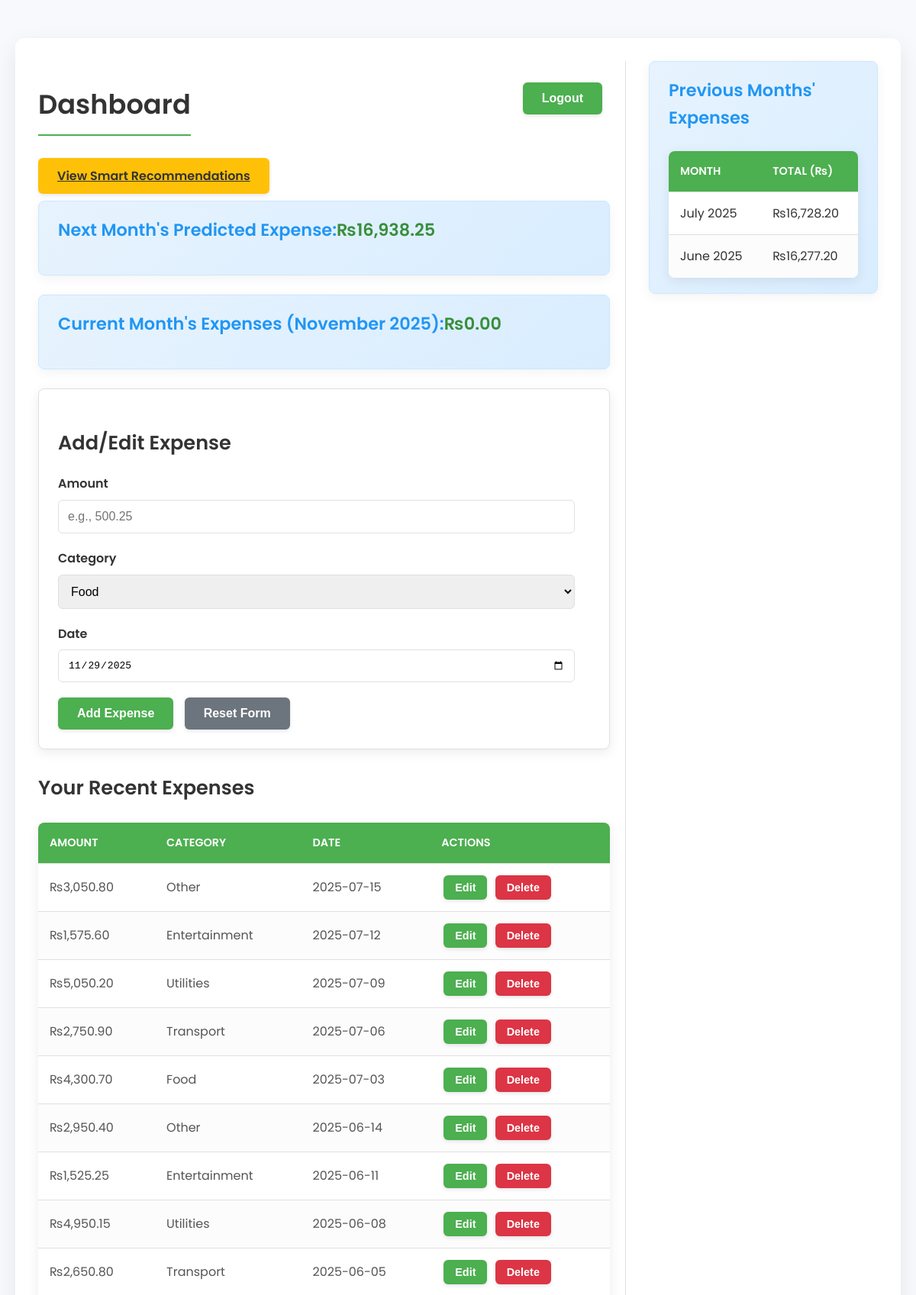
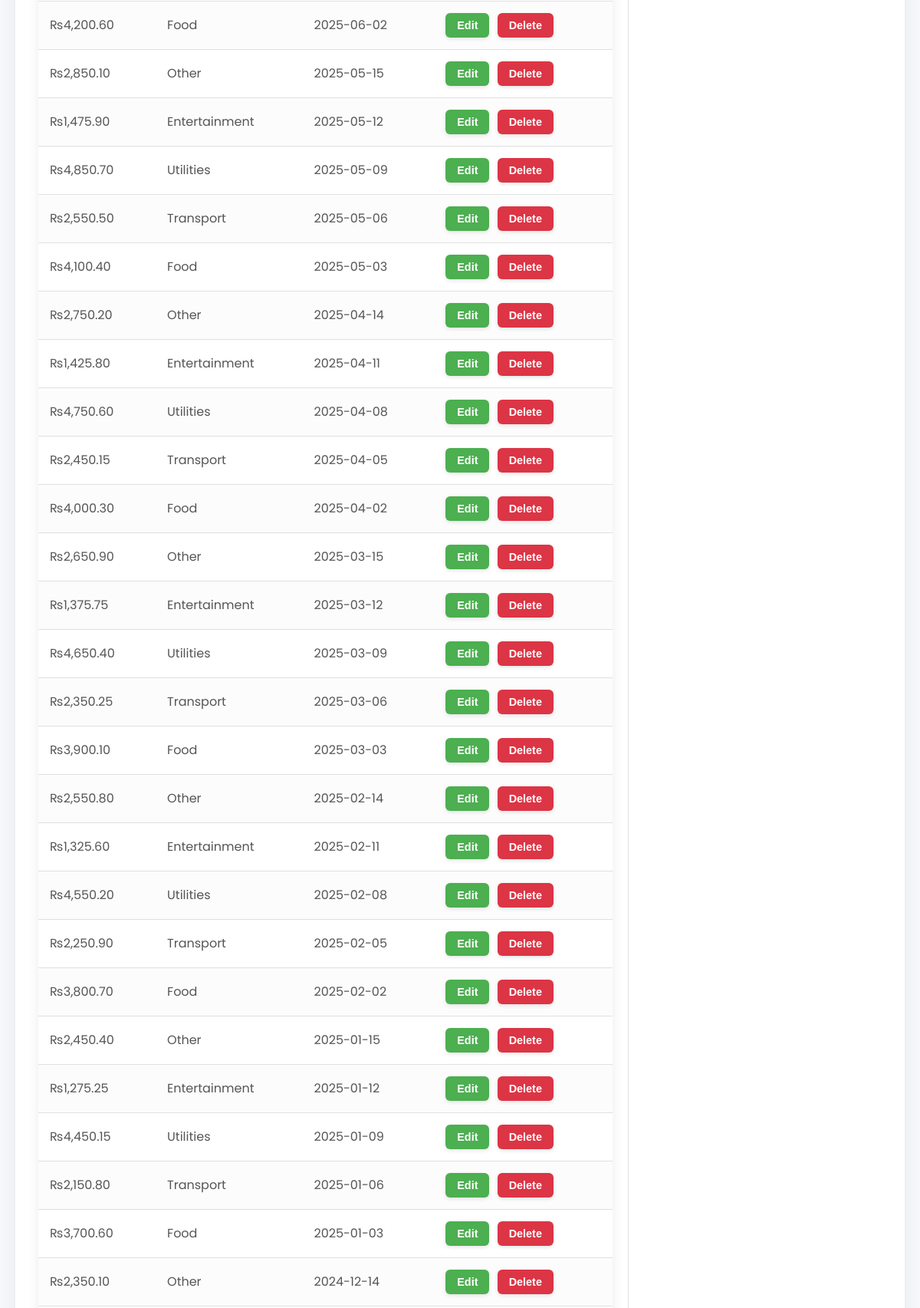
Page /user/dashboard.php (signed in, upper part) on the committed database (2 pictures, top to bottom).
### tables this page shows
CREATE TABLE `expenses` (
  `id` int(11) NOT NULL,
  `user_id` int(11) DEFAULT NULL,
  `amount` decimal(10,2) NOT NULL,
  `category` varchar(50) NOT NULL,
  `expense_date` date NOT NULL,
  `created_at` timestamp NOT NULL DEFAULT current_timestamp()
);

### user/dashboard.php (the view, shortened to what this page needs)
<?php
require_once '../includes/db_config.php';
function predictNextMonth($conn, $user_id) {
    $stmt = $conn->prepare("SELECT YEAR(expense_date) as year, MONTH(expense_date) as month, SUM(amount) as total
                            FROM expenses
                            WHERE user_id = ?
                            GROUP BY YEAR(expense_date), MONTH(expense_date)
                            ORDER BY year, month");
    $stmt->execute([$user_id]);
    $monthly_expenses = $stmt->fetchAll(PDO::FETCH_ASSOC);
    $x = array_map(function($i) { return $i; }, range(1, count($monthly_expenses)));
    $y = array_column($monthly_expenses, 'total');
    $n = count($x);
    $sum_x = array_sum($x);
    $sum_y = array_sum($y);
    $sum_xy = 0;
    $sum_xx = 0;
    for ($i = 0; $i < $n; $i++) {
        $sum_xy += $x[$i] * $y[$i];
        $sum_xx += $x[$i] * $x[$i];
    }
    $slope = ($n * $sum_xy - $sum_x * $sum_y) / ($n * $sum_xx - $sum_x * $sum_x);
    $intercept = ($sum_y - $slope * $sum_x) / $n;
    return round($slope * ($n + 1) + $intercept, 2);
}
$user_id = $_SESSION['user_id'];
$stmt = $conn->prepare("SELECT * FROM expenses WHERE user_id = ? ORDER BY expense_date DESC");
$stmt->execute([$user_id]);
$expenses = $stmt->fetchAll(PDO::FETCH_ASSOC);
$current_month = date('Y-m');
$stmt = $conn->prepare("SELECT SUM(amount) as total FROM expenses WHERE user_id = ? AND DATE_FORMAT(expense_date, '%Y-%m') = ?");
$stmt->execute([$user_id, $current_month]);
$current_month_total = $stmt->fetchColumn() ?: 0;
$stmt = $conn->prepare("SELECT YEAR(expense_date) as year, MONTH(expense_date) as month, SUM(amount) as total
                         FROM expenses
                         WHERE user_id = ? AND DATE_FORMAT(expense_date, '%Y-%m') < ?
                         GROUP BY YEAR(expense_date), MONTH(expense_date)
                         ORDER BY year DESC, month DESC
                         LIMIT 2");
$stmt->execute([$user_id, $current_month]);
$previous_months = $stmt->fetchAll(PDO::FETCH_ASSOC);
$prediction = predictNextMonth($conn, $user_id);
?>
<!DOCTYPE html>
<html lang="en">
<head>
</head>
<body>
    <div class="container">
        <div class="main-content">
            <div style="display: flex; justify-content: space-between; align-items: center; margin-bottom: 20px;">
                <h2>Dashboard</h2>
                <form method="POST" class="logout">
                    <button type="submit" name="logout" class="btn btn-logout">Logout</button>
                </form>
            </div>
            <div class="admin-link">
                <a href="recommendations.php" class="btn" style="background-color: var(--accent-color); color: var(--text-dark);">View Smart Recommendations</a>
            </div>
            <div class="info-card prediction">
                <h3>Next Month's Predicted Expense: <span style="color: var(--primary-dark);">₨<?php echo number_format($prediction, 2); ?></span></h3>
            </div>
            <div class="info-card current-month">
                <h3>Current Month's Expenses (<?php echo date('F Y'); ?>): <span style="color: var(--primary-dark);">₨<?php echo number_format($current_month_total, 2); ?></span></h3>
            </div>
            <div class="form-section">
                <h3>Add/Edit Expense</h3>
                <form id="expense_form" method="POST">
                    <div class="form-group">
                        <label for="amount">Amount</label>
                        <input type="number" step="0.01" id="amount" name="amount" required placeholder="e.g., 500.25">
                    </div>
                    <div class="form-group">
                        <label for="category">Category</label>
                        <select id="category" name="category" required>
                            <option value="Food">Food</option>
                        </select>
                    </div>
                    <div class="form-group">
                        <label for="expense_date">Date</label>
                        <input type="date" id="expense_date" name="expense_date" required>
                    </div>
                    <button type="submit" name="add" id="add_btn" class="btn">Add Expense</button>
                    <button type="button" onclick="resetForm()" class="btn secondary">Reset Form</button>
                </form>
            </div>
            <h3>Your Recent Expenses</h3>
            <?php if ($expenses) { ?>
                <table>
                    <thead>
                        <tr>
                            <th>Amount</th>
                            <th>Category</th>
                            <th>Date</th>
                            <th>Actions</th>
                        </tr>
                    </thead>
                    <tbody>
                        <?php foreach ($expenses as $expense) { ?>
                            <tr>
                                <td data-label="Amount">₨<?php echo number_format($expense['amount'], 2); ?></td>
                                <td data-label="Category"><?php echo $expense['category']; ?></td>
                                <td data-label="Date"><?php echo $expense['expense_date']; ?></td>
                                <td data-label="Actions">
                                    <button onclick="editExpense(<?php echo $expense['id']; ?>, <?php echo $expense['amount']; ?>, '<?php echo $expense['category']; ?>', '<?php echo $expense['expense_date']; ?>')" class="btn">Edit</button>
                                    <form method="POST" style="display:inline;">
                                        <button type="submit" name="delete" class="btn btn-delete" onclick="return confirm('Are you sure you want to delete this expense?')">Delete</button>
                                    </form>
                                </td>
                            </tr>
                        <?php } ?>
                    </tbody>
                </table>
            <?php } else { ?>
                <p class="no-records">No expenses recorded yet. Start by adding one above!</p>
            <?php } ?>
        </div>
        <div class="sidebar">
            <div class="info-card previous-months">
                <h3>Previous Months' Expenses</h3>
                <?php if ($previous_months) { ?>
                    <table>
                        <thead>
                            <tr>
                                <th>Month</th>
                                <th>Total (₨)</th>
                            </tr>
                        </thead>
                        <tbody>
                            <?php foreach ($previous_months as $month) { ?>
                                <tr>
                                    <td data-label="Month"><?php echo date('F Y', mktime(0, 0, 0, $month['month'], 1, $month['year'])); ?></td>
                                    <td data-label="Total (₨)">₨<?php echo number_format($month['total'], 2); ?></td>
                                </tr>
                            <?php } ?>
                        </tbody>
                    </table>
                <?php } else { ?>
                    <p class="no-records">No previous months' expense data available for analysis.</p>
                <?php } ?>
            </div>
        </div>
    </div>
</body>
</html>

### user/dashboard.php (style rules this page uses)
:root { --primary-color: #4CAF50; --primary-dark: #388E3C; --secondary-color: #2196F3; --accent-color: #FFC107; --background-light: #f7f9fc; --card-background: #ffffff; --text-dark: #333333; --text-light: #555555; --border-color: #e0e0e0; --shadow-light: rgba(0, 0, 0, 0.08); --shadow-strong: rgba(0, 0, 0, 0.15); }
body { font-family: 'Poppins', sans-serif; margin: 0; padding: 20px; background-color: var(--background-light); color: var(--text-light); line-height: 1.6; }
.container { max-width: 1200px; margin: 30px auto; background: var(--card-background); padding: 30px; border-radius: 12px; box-shadow: 0 10px 30px var(--shadow-light); display: flex; flex-wrap: wrap; gap: 30px; }
.main-content { flex: 3; min-width: 600px; padding-right: 20px; border-right: 1px solid var(--border-color); }
.sidebar { flex: 1; min-width: 300px; }
h2, h3 { color: var(--text-dark); margin-bottom: 20px; font-weight: 600; }
h2 { font-size: 2.2em; border-bottom: 2px solid var(--primary-color); padding-bottom: 10px; display: inline-block; }
h3 { font-size: 1.6em; }
.info-card { background: linear-gradient(135deg, #e7f3fe, #d9edff); padding: 20px 25px; border-radius: 8px; margin-bottom: 25px; box-shadow: 0 4px 15px rgba(0,0,0,0.05); border: 1px solid #cce7ff; color: var(--text-dark); }
.info-card h3 { margin-top: 0; font-size: 1.4em; color: var(--secondary-color); display: flex; align-items: center; }
.form-section { background: var(--card-background); padding: 25px; border-radius: 8px; box-shadow: 0 4px 15px var(--shadow-light); margin-bottom: 30px; border: 1px solid var(--border-color); }
.form-group { margin-bottom: 20px; }
label { display: block; margin-bottom: 8px; font-weight: 600; color: var(--text-dark); }
input[type="number"], input[type="date"], select { width: calc(100% - 20px); padding: 12px; border: 1px solid var(--border-color); border-radius: 6px; font-size: 1em; box-sizing: border-box; transition: border-color 0.3s ease, box-shadow 0.3s ease; }
.btn { padding: 12px 25px; background: var(--primary-color); color: white; border: none; border-radius: 6px; cursor: pointer; font-size: 1em; font-weight: 600; margin-right: 10px; transition: background-color 0.3s ease, transform 0.2s ease, box-shadow 0.3s ease; box-shadow: 0 2px 5px rgba(0,0,0,0.1); }
.btn.secondary { background: #6c757d; }
.btn-delete { background: #dc3545; margin-left: 5px; }
.btn-logout { background: var(--primary-color); }
table { width: 100%; border-collapse: separate; border-spacing: 0; margin-top: 25px; background: var(--card-background); border-radius: 8px; overflow: hidden; box-shadow: 0 4px 15px var(--shadow-light); }
th, td { padding: 15px; border-bottom: 1px solid var(--border-color); text-align: left; }
th { background: var(--primary-color); color: white; font-weight: 600; text-transform: uppercase; font-size: 0.9em; }
tr:last-child td { border-bottom: none; }
tr:nth-child(even) { background-color: #fcfcfc; }
td .btn { padding: 8px 15px; font-size: 0.9em; margin: 0 3px; }
.logout { float: right; margin-bottom: 20px; }
.admin-link { margin-bottom: 20px; display: inline-block; }
.admin-link .btn { background: var(--secondary-color); }

### rows in the picture
expenses: amount "3,050.80", category "Other", expense_date "2025-07-15"
expenses: amount "1,575.60", category "Entertainment", expense_date "2025-07-12"
expenses: amount "5,050.20", category "Utilities", expense_date "2025-07-09"
expenses: amount "2,750.90", category "Transport", expense_date "2025-07-06"
expenses: amount "4,300.70", category "Food", expense_date "2025-07-03"
expenses: amount "2,950.40", category "Other", expense_date "2025-06-14"
expenses: amount "1,525.25", category "Entertainment", expense_date "2025-06-11"
expenses: amount "4,950.15", category "Utilities", expense_date "2025-06-08"
expenses: amount "2,650.80", category "Transport", expense_date "2025-06-05"
expenses: amount "4,200.60", category "Food", expense_date "2025-06-02"
expenses: amount "2,850.10", category "Other", expense_date "2025-05-15"
expenses: amount "1,475.90", category "Entertainment", expense_date "2025-05-12"
expenses: amount "4,850.70", category "Utilities", expense_date "2025-05-09"
expenses: amount "2,550.50", category "Transport", expense_date "2025-05-06"
expenses: amount "4,100.40", category "Food", expense_date "2025-05-03"
expenses: amount "2,750.20", category "Other", expense_date "2025-04-14"
expenses: amount "1,425.80", category "Entertainment", expense_date "2025-04-11"
expenses: amount "4,750.60", category "Utilities", expense_date "2025-04-08"
expenses: amount "2,450.15", category "Transport", expense_date "2025-04-05"
expenses: amount "4,000.30", category "Food", expense_date "2025-04-02"
expenses: amount "2,650.90", category "Other", expense_date "2025-03-15"
expenses: amount "1,375.75", category "Entertainment", expense_date "2025-03-12"
expenses: amount "4,650.40", category "Utilities", expense_date "2025-03-09"
expenses: amount "2,350.25", category "Transport", expense_date "2025-03-06"
expenses: amount "3,900.10", category "Food", expense_date "2025-03-03"
expenses: amount "2,550.80", category "Other", expense_date "2025-02-14"
expenses: amount "1,325.60", category "Entertainment", expense_date "2025-02-11"
expenses: amount "4,550.20", category "Utilities", expense_date "2025-02-08"
expenses: amount "2,250.90", category "Transport", expense_date "2025-02-05"
expenses: amount "3,800.70", category "Food", expense_date "2025-02-02"
expenses: amount "2,450.40", category "Other", expense_date "2025-01-15"
expenses: amount "1,275.25", category "Entertainment", expense_date "2025-01-12"
expenses: amount "4,450.15", category "Utilities", expense_date "2025-01-09"
expenses: amount "2,150.80", category "Transport", expense_date "2025-01-06"
expenses: amount "3,700.60", category "Food", expense_date "2025-01-03"
expenses: amount "2,350.10", category "Other", expense_date "2024-12-14"

### other values in the picture
$prediction "16,938.25"
$current_month_total "0.00"
date('F Y', mktime(0, 0, 0, $month['month'], 1, $month['year'])) "July 2025"
$month['total'] "16,728.20"
date('F Y', mktime(0, 0, 0, $month['month'], 1, $month['year'])) "June 2025"
$month['total'] "16,277.20"
